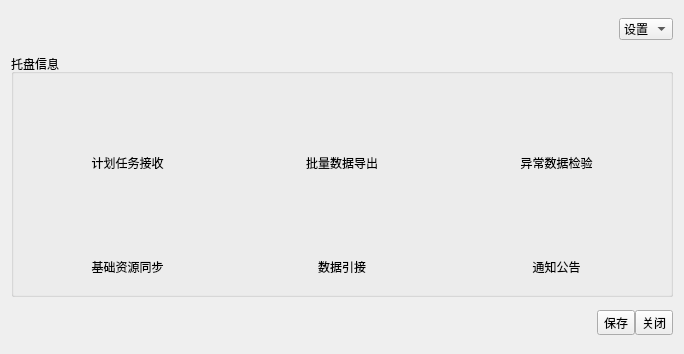
<?xml version="1.0" encoding="UTF-8"?>
<ui version="4.0">
 <class>DataTransferDialog</class>
 <widget class="QDialog" name="DataTransferDialog">
  <property name="geometry">
   <rect>
    <x>0</x>
    <y>0</y>
    <width>684</width>
    <height>354</height>
   </rect>
  </property>
  <property name="windowTitle">
   <string>Dialog</string>
  </property>
  <layout class="QVBoxLayout" name="verticalLayout">
   <item>
    <widget class="QWidget" name="toolBoxWidget" native="true">
     <property name="maximumSize">
      <size>
       <width>16777215</width>
       <height>37</height>
      </size>
     </property>
     <layout class="QHBoxLayout" name="horizontalLayout_2">
      <property name="spacing">
       <number>0</number>
      </property>
      <property name="leftMargin">
       <number>0</number>
      </property>
      <property name="topMargin">
       <number>0</number>
      </property>
      <property name="rightMargin">
       <number>0</number>
      </property>
      <property name="bottomMargin">
       <number>0</number>
      </property>
      <item>
       <spacer name="horizontalSpacer_2">
        <property name="orientation">
         <enum>Qt::Horizontal</enum>
        </property>
        <property name="sizeHint" stdset="0">
         <size>
          <width>594</width>
          <height>20</height>
         </size>
        </property>
       </spacer>
      </item>
      <item>
       <widget class="QComboBox" name="comboBox">
        <item>
         <property name="text">
          <string>设置</string>
         </property>
        </item>
       </widget>
      </item>
     </layout>
    </widget>
   </item>
   <item>
    <widget class="QGroupBox" name="groupBox">
     <property name="title">
      <string>托盘信息</string>
     </property>
     <layout class="QGridLayout" name="gridLayout">
      <item row="0" column="0">
       <widget class="QWidget" name="widget" native="true">
        <layout class="QGridLayout" name="gridLayout_2">
         <item row="0" column="0">
          <widget class="QLabel" name="label">
           <property name="text">
            <string>计划任务接收</string>
           </property>
           <property name="alignment">
            <set>Qt::AlignBottom|Qt::AlignHCenter</set>
           </property>
          </widget>
         </item>
        </layout>
       </widget>
      </item>
      <item row="0" column="1">
       <widget class="QWidget" name="widget_2" native="true">
        <layout class="QGridLayout" name="gridLayout_3">
         <item row="0" column="0">
          <widget class="QLabel" name="label_2">
           <property name="layoutDirection">
            <enum>Qt::LeftToRight</enum>
           </property>
           <property name="text">
            <string>批量数据导出</string>
           </property>
           <property name="alignment">
            <set>Qt::AlignBottom|Qt::AlignHCenter</set>
           </property>
          </widget>
         </item>
        </layout>
       </widget>
      </item>
      <item row="0" column="2">
       <widget class="QWidget" name="widget_3" native="true">
        <layout class="QGridLayout" name="gridLayout_4">
         <item row="0" column="0">
          <widget class="QLabel" name="label_3">
           <property name="text">
            <string>异常数据检验</string>
           </property>
           <property name="alignment">
            <set>Qt::AlignBottom|Qt::AlignHCenter</set>
           </property>
          </widget>
         </item>
        </layout>
       </widget>
      </item>
      <item row="1" column="0">
       <widget class="QWidget" name="widget_4" native="true">
        <layout class="QGridLayout" name="gridLayout_5">
         <item row="0" column="0">
          <widget class="QLabel" name="label_4">
           <property name="text">
            <string>基础资源同步</string>
           </property>
           <property name="alignment">
            <set>Qt::AlignBottom|Qt::AlignHCenter</set>
           </property>
          </widget>
         </item>
        </layout>
       </widget>
      </item>
      <item row="1" column="1">
       <widget class="QWidget" name="widget_5" native="true">
        <layout class="QGridLayout" name="gridLayout_6">
         <item row="0" column="0">
          <widget class="QLabel" name="label_5">
           <property name="text">
            <string>数据引接</string>
           </property>
           <property name="alignment">
            <set>Qt::AlignBottom|Qt::AlignHCenter</set>
           </property>
          </widget>
         </item>
        </layout>
       </widget>
      </item>
      <item row="1" column="2">
       <widget class="QWidget" name="widget_9" native="true">
        <layout class="QGridLayout" name="gridLayout_7">
         <item row="0" column="0">
          <widget class="QLabel" name="label_6">
           <property name="text">
            <string>通知公告</string>
           </property>
           <property name="alignment">
            <set>Qt::AlignBottom|Qt::AlignHCenter</set>
           </property>
          </widget>
         </item>
        </layout>
       </widget>
      </item>
     </layout>
    </widget>
   </item>
   <item>
    <widget class="QWidget" name="opraBoxWidget" native="true">
     <property name="minimumSize">
      <size>
       <width>0</width>
       <height>37</height>
      </size>
     </property>
     <property name="maximumSize">
      <size>
       <width>16777215</width>
       <height>40</height>
      </size>
     </property>
     <layout class="QHBoxLayout" name="horizontalLayout">
      <property name="spacing">
       <number>0</number>
      </property>
      <property name="leftMargin">
       <number>0</number>
      </property>
      <property name="topMargin">
       <number>0</number>
      </property>
      <property name="rightMargin">
       <number>0</number>
      </property>
      <property name="bottomMargin">
       <number>0</number>
      </property>
      <item>
       <spacer name="horizontalSpacer">
        <property name="orientation">
         <enum>Qt::Horizontal</enum>
        </property>
        <property name="sizeHint" stdset="0">
         <size>
          <width>577</width>
          <height>20</height>
         </size>
        </property>
       </spacer>
      </item>
      <item>
       <widget class="QToolButton" name="toolButton">
        <property name="text">
         <string>保存</string>
        </property>
       </widget>
      </item>
      <item>
       <widget class="QToolButton" name="toolButton_2">
        <property name="text">
         <string>关闭</string>
        </property>
       </widget>
      </item>
     </layout>
    </widget>
   </item>
  </layout>
 </widget>
 <resources/>
 <connections/>
</ui>
